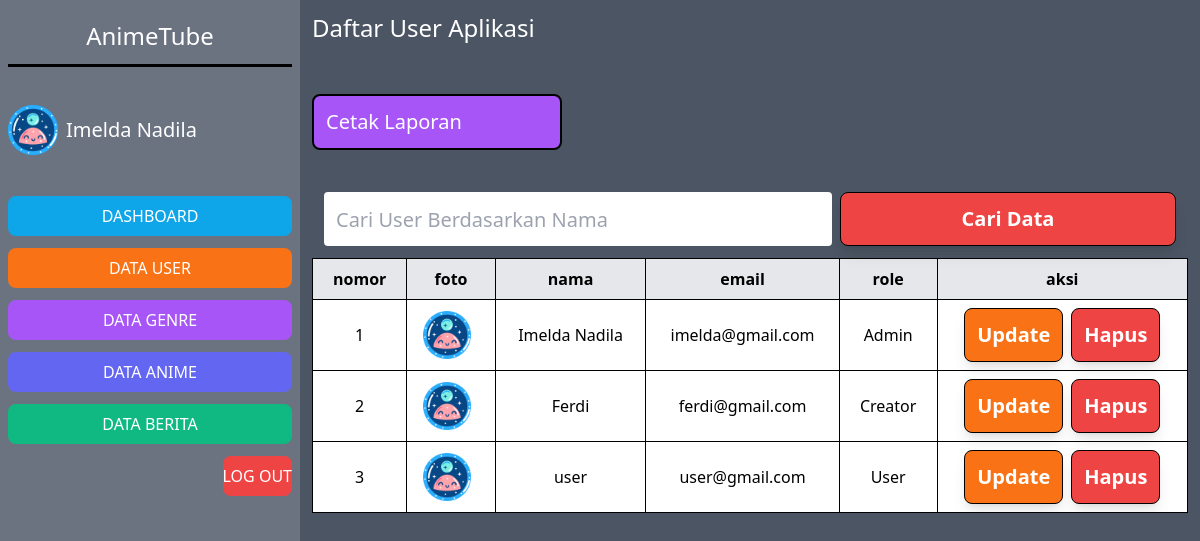
Screenshot of /public/admin/user (signed in) with the database file from the repository.
### tables this page shows
CREATE TABLE `user` (
  `id` int NOT NULL,
  `nama` varchar(100) NOT NULL,
  `slug_nama` varchar(100) NOT NULL,
  `email` varchar(50) NOT NULL,
  `password` text NOT NULL,
  `role` varchar(10) NOT NULL,
  `image` text NOT NULL
);

### app/core/Controller.php (called while the page is built, shortened)
<?php
class Controller {
    public function view($view, $data = []) {
        require_once "../app/views/{$view}.php";
    }
    public function model($model) {
        return new $model;
    }
}

### app/controllers/Admin.php (called while the page is built, shortened)
<?php
class Admin extends Controller
{
    public function user()
    {
        $data['judul'] = 'Master User';
        $data['users'] = $this->model('User_model')->getAllUsers();
        $this->view('admin/user/data_user', $data);
    }
}

### app/core/App.php (called while the page is built, shortened)
<?php
class App
{
    protected $method = 'index';
    protected $params = [];
    public function __construct()
    {
        $url = $this->parseURL();
        if (isset($url[0])) {
            if (file_exists("../app/controllers/{$url[0]}.php")) {
                unset($url[0]);
            }
        }
        $this->controller = new $this->controller;
        if (isset($url[1])) {
            if (method_exists($this->controller, $url[1])) {
                $this->method = $url[1];
            }
        }
        call_user_func_array([$this->controller, $this->method], $this->params);
    }
    public function parseURL()
    {
        if (isset($_GET['url'])) {
            $url = rtrim($_GET['url'], '/');
            $url = filter_var($url, FILTER_SANITIZE_URL);
            $url = explode('/', $url);
            return $url;
        }
    }
}

### public/index.php (called while the page is built, shortened)
<?php
$app = new App;

### app/core/Database.php (called while the page is built, shortened)
<?php
class Database
{
    private $host = DB_HOST;
    private $user = DB_USER;
    private $pass = DB_PASS;
    private $db_name = DB_NAME;
    private $dbh;
    private $stmt;
    public function __construct()
    {
        $dsn = "mysql:host={$this->host};dbname={$this->db_name}";
        $option = [
            PDO::ATTR_PERSISTENT => true,
            PDO::ATTR_ERRMODE => PDO::ERRMODE_EXCEPTION
        ];
        try {
            $this->dbh = new PDO($dsn, $this->user, $this->pass, $option);
        } catch (PDOException $e) {
            die($e->getMessage());
        }
    }
    public function query($query)
    {
        $this->stmt = $this->dbh->prepare($query);
    }
    public function execute()
    {
        $this->stmt->execute();
    }
    public function resultSet()
    {
        $this->execute();
        return $this->stmt->fetchAll(PDO::FETCH_ASSOC);
    }
}

### app/models/User_model.php (called while the page is built, shortened)
<?php
class User_model
{
    private $table = 'user';
    private $db;
    public function __construct()
    {
        $this->db = new Database;
    }
    public function getAllUsers()
    {
        $this->db->query("SELECT * FROM {$this->table}");
        return $this->db->resultSet();
    }
}

### app/views/admin/user/data_user.php (the view, shortened to what this page needs)
<div class="col-span-8 lg:col-span-6 bg-gray-600 p-3 flex flex-col">
    <h1 class="text-2xl text-white bold">Daftar User Aplikasi</h1>
    <div class="w-full mt-[50px] overflow-x-auto">
        <a href="#" id="printButton">
            <div class="w-[250px] bg-purple-500 text-xl border border-black border-2 text-white bold p-3 rounded-lg">
                Cetak Laporan
            </div>
        </a>
        <form action="<?= BASEURL; ?>/admin/cariUser" method="post" id="filter" class="p-3 grid grid-cols-5 gap-2 mt-[30px]">
            <input type="text" name="keyword" autofocus autocomplete="off" placeholder="Cari User Berdasarkan Nama" class="h-[54px] col-span-5 lg:col-span-3 rounded text-xl px-3 py-3">
            <button type="submit" name="cari" class="bg-red-500 col-span-5 lg:col-span-2 text-xl text-white font-bold p-3 border border-black rounded-lg shadow-lg transition duration-150 ease-in-out hover:scale-105">Cari Data</button>
        </form>
        <div class="w-full overflow-y-auto">
            <table class="w-full table-auto text-center bg-white border border-black border-collapse">
                <thead class="bg-gray-200">
                    <tr>
                        <th class="border border-black px-4 py-2">nomor</th>
                        <th class="border border-black px-4 py-2">foto</th>
                        <th class="border border-black px-4 py-2">nama</th>
                        <th class="border border-black px-4 py-2">email</th>
                        <th class="border border-black px-4 py-2">role</th>
                        <th class="border border-black px-4 py-2">aksi</th>
                    </tr>
                </thead>
                <tbody>
                    <?php $no_urut = 1; ?>
                    <?php foreach ($data['users'] as $user) : ?>
                        <tr>
                            <td class="border border-black px-4 py-2"><?= $no_urut ?></td>
                            <td class="border border-black px-4 py-2 rounded">
                                <img src="<?= BASEURL; ?>/assets/images/<?= $user['image']; ?>" alt="Foto User" loading="lazy" class="w-12 h-12 object-cover object-center">
                            </td>
                            <td class="border border-black px-4 py-2"><?= $user['nama']; ?></td>
                            <td class="border border-black px-4 py-2"><?= $user['email']; ?></td>
                            <td class="border border-black px-4 py-2"><?= $user['role']; ?></td>
                            <td class="border border-black px-4 py-2">
                                <div class="flex justify-center gap-2">
                                    <a href="<?= BASEURL; ?>/admin/detailUser/<?= $user['slug_nama'] ?>" class="bg-orange-500 text-xl text-white font-bold p-3 border border-black rounded-lg shadow-lg transition duration-150 ease-in-out hover:scale-105">Update</a>
                                    <form action="<?= BASEURL; ?>/admin/hapusUser/<?= $user['slug_nama'] ?>" method="post" class="delete-form">
                                        <button type="button" class="delete-button bg-red-500 text-xl text-white font-bold p-3 border border-black rounded-lg shadow-lg transition duration-150 ease-in-out hover:scale-105">Hapus</button>
                                    </form>
                                </div>
                            </td>
                        </tr>
                        <?php $no_urut++; ?>
                    <?php endforeach; ?>
                </tbody>
            </table>
        </div>
    </div>
</div>

### rows the page displays
user: image (placeholder picture), nama "Imelda Nadila", email "imelda@gmail.com", role "Admin"
user: image (placeholder picture), nama "Ferdi", email "ferdi@gmail.com", role "Creator"
user: image (placeholder picture), nama "user", email "user@gmail.com", role "User"

### other values shown
$_SESSION['user']['nama'] "Imelda Nadila"
